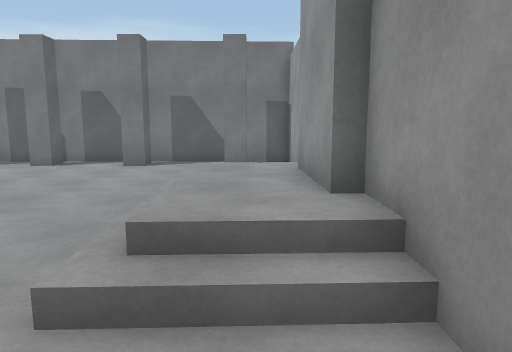
view 1 (above)

13 first-person views from a walk through a scene from a Unity 3-D project. The camera is 1.4 m above the floor, tilts 8° down and sees 70° across. The floor is counted in squares, 0.95 m on a side. Each view is taken from the middle of a square. On the plan, view 1 faces up. The plan holds only what a view shows up to about 16 squares ahead; the rest is blank. The player is left out.

view 2
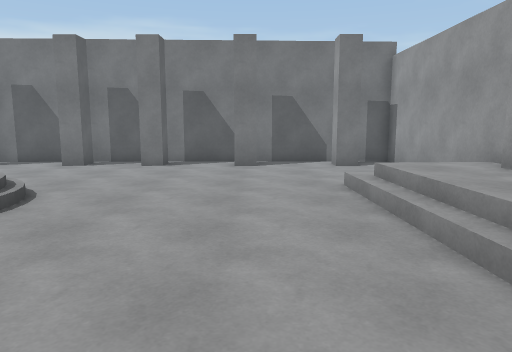

view 3
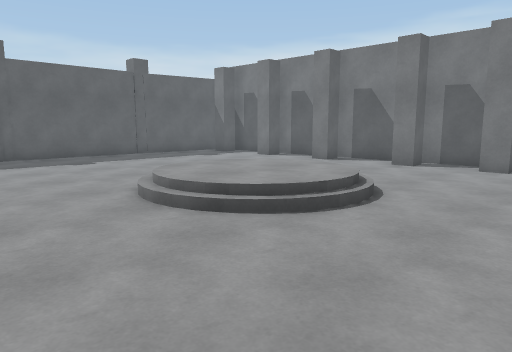

view 4
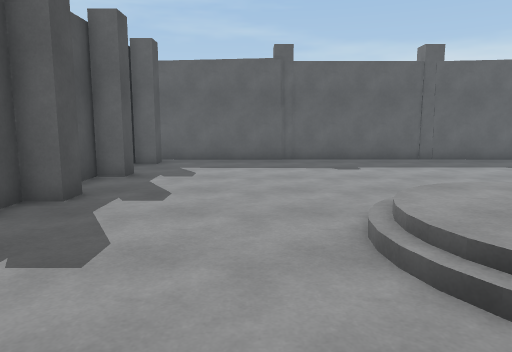

view 5
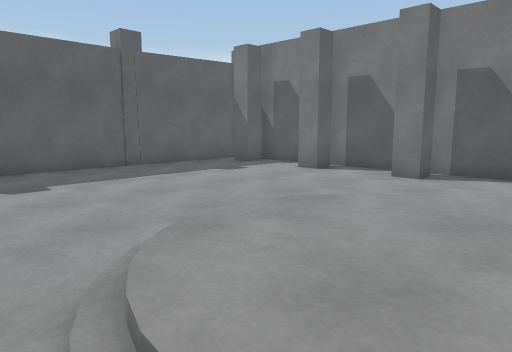

view 6
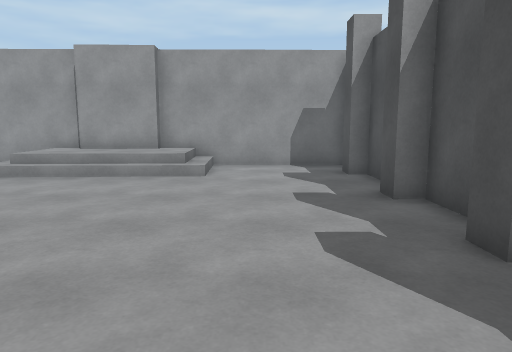

view 7
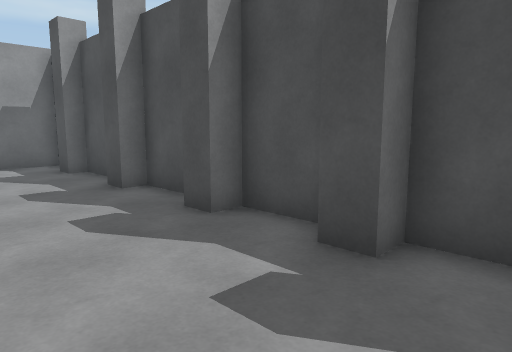

view 8
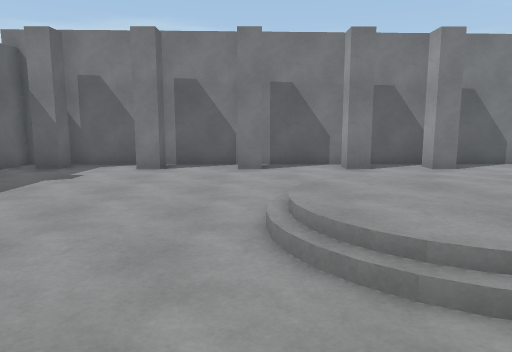

view 9
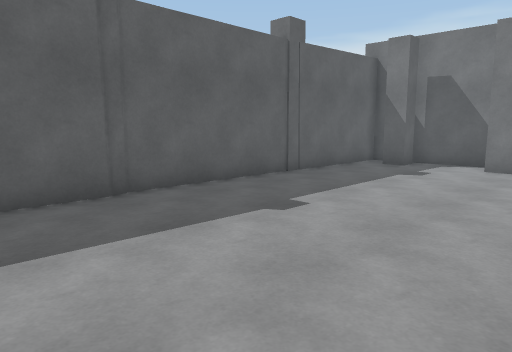

view 10
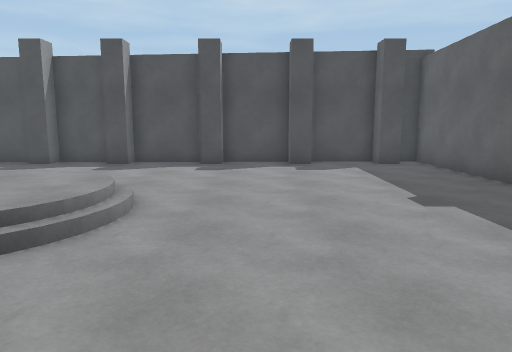

view 11
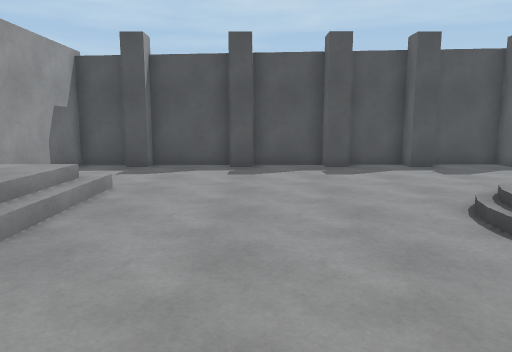

view 12
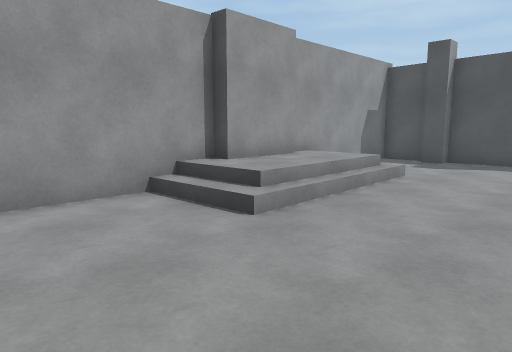

view 13
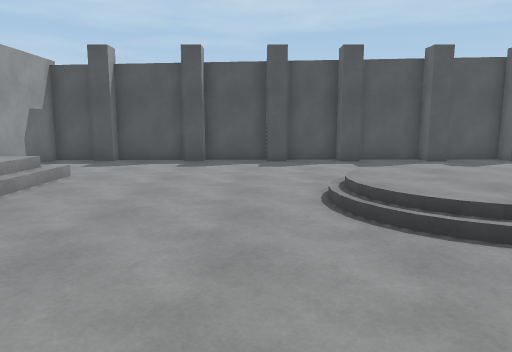

### Floor plan
Key: @ floor where view 1 was taken; # wall or solid block; x gap in a wall; . main floor; : floor 0.5 m higher than the main floor; / step, stairs or slope.
Columns run from 23 left of view 1 to 2 right of it. Each row starts with its distance up from view 1.
 15 ##########################
 14 #.#..x...x..##.x...x..x..#
 13 #....#.............#.....#
 12 #........................#
 11 #........................#
 10 #.......... .............#
  9 #..........  ........////#
  8 #........./:://......//::#
  7 #.........::::/....../::##
  6 #......../::::/.......::#
  5 #........./:::/......./:##
  4 #........./////......./::#
  3 #.....................///#
  2 #........................#
  1 #........................#
  0 #......................@.#
 -1 #........................#
 -2 #.#..#...#..#..#..##..#..#
 -3 ##########################

Where each view was taken, in squares from view 1:
view 1: 0 up, 0 right, facing up
view 2: 0 up, 4 left, facing up
view 3: 0 up, 5 left, facing up-left
view 4: 2 up, 7 left, facing left
view 5: 3 up, 10 left, facing up-left
view 6: 1 up, 12 left, facing right
view 7: 2 up, 13 left, facing down-right
view 8: 1 up, 14 left, facing up
view 9: 0 up, 15 left, facing up-left
view 10: 12 up, 16 left, facing down
view 11: 11 up, 5 left, facing down
view 12: 13 up, 6 left, facing down-right
view 13: 13 up, 7 left, facing down
